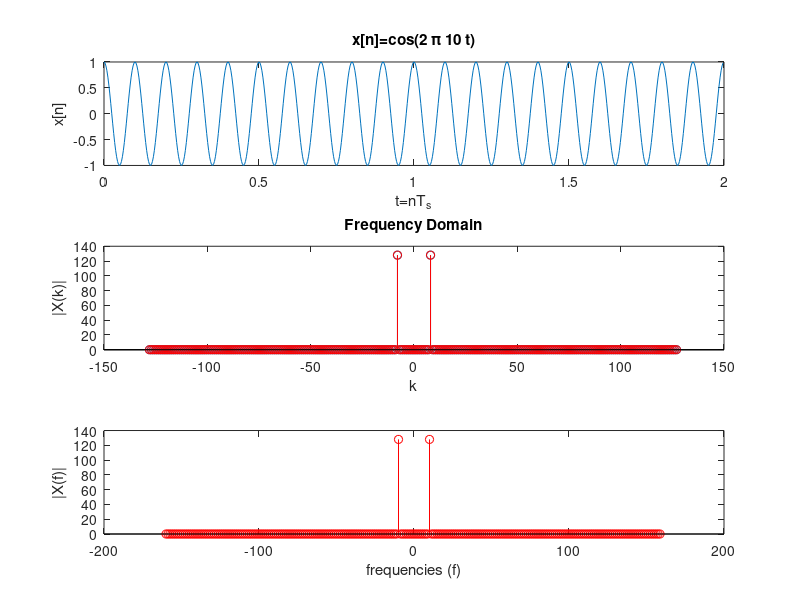

Write MATLAB code to recreate this figure.
fc=10;%frequency of the carrier
fs=32*fc;%sampling frequency with oversampling factor=32
t=0:1/fs:2-1/fs;%2 seconds duration
x=cos(2*pi*fc*t);%time domain signal (real number)
subplot(3,1,1); plot(t,x);hold on; %plot the signal
title('x[n]=cos(2 \pi 10 t)'); xlabel('t=nT_s'); ylabel('x[n]');

N=256; %FFT size
X = fft(x,N);%N-point complex DFT, output contains DC at index 1
%Nyquist frequency at N/2+1 th index positive frequencies from index 2 to N/2
%negative frequencies from index N/2+1 to N

%two-sided FFT with negative frequencies on left and positive
%frequencies on right. Following works only if N is even,
%for odd N see equation above
X1 = [(X(N/2+1:N)) X(1:N/2)]; %order frequencies without using fftShift
X2 = fftshift(X);%order frequencies by using fftshift

df=fs/N; %frequency resolution
sampleIndex = -N/2:N/2-1; %raw index for FFT plot
f=sampleIndex*df; %x-axis index converted to frequencies

%plot ordered spectrum using the two methods
subplot(3,1,2);stem(sampleIndex,abs(X1));hold on;
stem(sampleIndex,abs(X2),'r') %sample index on x-axis
title('Frequency Domain'); xlabel('k'); ylabel('|X(k)|');

subplot(3,1,3);stem(f,abs(X1)); stem(f,abs(X2),'r')
xlabel('frequencies (f)'); ylabel('|X(f)|');%frequencies on x-axis
